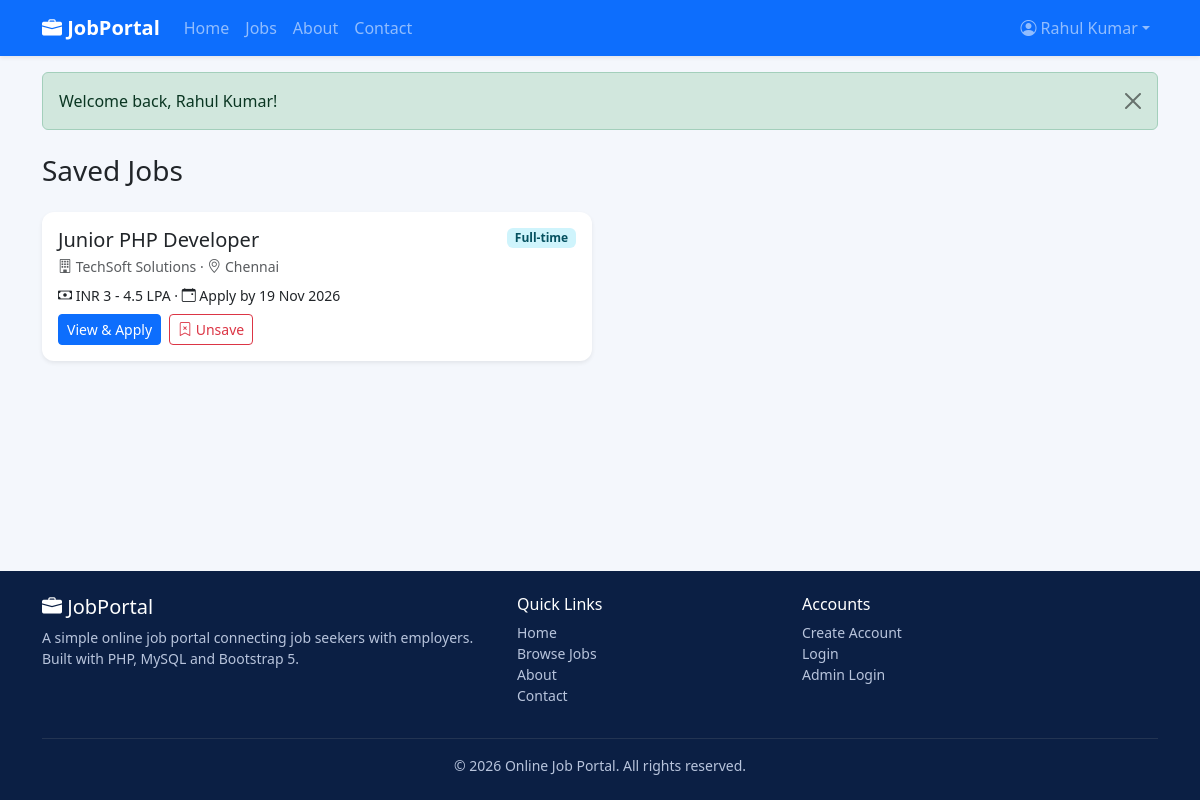
The app's page /seeker/saved.php (signed in) with its own data.
### tables this page shows
CREATE TABLE saved_jobs (
    id        INT AUTO_INCREMENT PRIMARY KEY,
    user_id   INT NOT NULL,
    job_id    INT NOT NULL,
    saved_at  TIMESTAMP DEFAULT CURRENT_TIMESTAMP,
    UNIQUE KEY uq_saved (user_id, job_id),
    CONSTRAINT fk_saved_user FOREIGN KEY (user_id) REFERENCES users(id) ON DELETE CASCADE,
    CONSTRAINT fk_saved_job  FOREIGN KEY (job_id)  REFERENCES jobs(id)  ON DELETE CASCADE
);

CREATE TABLE jobs (
    id            INT AUTO_INCREMENT PRIMARY KEY,
    employer_id   INT NOT NULL,
    category_id   INT NOT NULL,
    region_id     INT NOT NULL,
    title         VARCHAR(150) NOT NULL,
    job_type      ENUM('Full-time','Part-time','Internship','Remote') NOT NULL,
    salary        VARCHAR(100) NOT NULL,
    vacancies     INT NOT NULL DEFAULT 1,
    experience    VARCHAR(50)  NOT NULL,
    deadline      DATE NOT NULL,
    description   TEXT NOT NULL,
    requirements  TEXT NOT NULL,
    status        TINYINT NOT NULL DEFAULT 0,
    created_at    TIMESTAMP DEFAULT CURRENT_TIMESTAMP,
    updated_at    TIMESTAMP DEFAULT CURRENT_TIMESTAMP ON UPDATE CURRENT_TIMESTAMP,
    CONSTRAINT fk_jobs_employer FOREIGN KEY (employer_id) REFERENCES users(id)      ON DELETE CASCADE,
    CONSTRAINT fk_jobs_category FOREIGN KEY (category_id) REFERENCES categories(id) ON DELETE CASCADE,
    CONSTRAINT fk_jobs_region   FOREIGN KEY (region_id)   REFERENCES regions(id)    ON DELETE CASCADE,
    INDEX idx_jobs_status (status)
);

CREATE TABLE regions (
    id          INT AUTO_INCREMENT PRIMARY KEY,
    name        VARCHAR(100) NOT NULL UNIQUE,
    created_at  TIMESTAMP DEFAULT CURRENT_TIMESTAMP
);

### seeker/saved.php (the view, shortened to what this page needs)
<?php
require_once __DIR__ . '/../config/db.php';
$st = $pdo->prepare(
    'SELECT s.saved_at, j.id, j.title, j.job_type, j.salary, j.deadline, j.status,
            r.name AS region_name, COALESCE(u.company_name, u.name) AS company
     FROM saved_jobs s
     JOIN jobs j    ON j.id = s.job_id
     JOIN regions r ON r.id = j.region_id
     JOIN users u   ON u.id = j.employer_id
     WHERE s.user_id = ?
     ORDER BY s.saved_at DESC'
);
$st->execute([current_user_id()]);
$saved = $st->fetchAll();
include __DIR__ . '/../includes/header.php';
?>
<div class="container my-4">
    <h1 class="h3 mb-4">Saved Jobs</h1>
    <?php if (empty($saved)): ?>
        <div class="alert alert-info">You have no saved jobs. Click "Save Job" on any job page to bookmark it.</div>
    <?php else: ?>
        <div class="row g-3">
            <?php foreach ($saved as $j): ?>
                <div class="col-md-6">
                    <div class="card border-0 shadow-sm h-100">
                        <div class="card-body">
                            <div class="d-flex justify-content-between">
                                <h5 class="card-title mb-1"><?= e($j['title']) ?></h5>
                                <span class="badge bg-info-subtle text-info-emphasis align-self-start"><?= e($j['job_type']) ?></span>
                            </div>
                            <p class="text-muted small mb-2"><i class="bi bi-building"></i> <?= e($j['company']) ?> &middot;
                                <i class="bi bi-geo-alt"></i> <?= e($j['region_name']) ?></p>
                            <p class="small mb-2"><i class="bi bi-cash"></i> <?= e($j['salary']) ?> &middot;
                                <i class="bi bi-calendar-event"></i> Apply by <?= e(date('d M Y', strtotime($j['deadline']))) ?></p>
                            <div class="d-flex gap-2">
                                <?php if ((int) $j['status'] === 1): ?>
                                    <a href="<?= BASE_URL ?>/jobs/details.php?id=<?= (int) $j['id'] ?>" class="btn btn-sm btn-primary">View &amp; Apply</a>
                                <?php endif; ?>
                                <form method="post" action="<?= BASE_URL ?>/jobs/save.php">
                                    <button class="btn btn-sm btn-outline-danger"><i class="bi bi-bookmark-x"></i> Unsave</button>
                                </form>
                            </div>
                        </div>
                    </div>
                </div>
            <?php endforeach; ?>
        </div>
    <?php endif; ?>
</div>
<?php include __DIR__ . '/../includes/footer.php'; ?>

### assets/css/style.css (style rules this page uses)
:root { --jp-blue: #0d6efd; --jp-dark-blue: #0a3d91; --jp-light: #f4f7fc; }
body { background: var(--jp-light); font-family: "Segoe UI", system-ui, -apple-system, Roboto, Arial, sans-serif; }
.card { border-radius: 12px; }

### records on screen
saved_jobs: job.title "Junior PHP Developer", job.job_type "Full-time", company "TechSoft Solutions", regions.name "Chennai", job.salary "INR 3 - 4.5 LPA", job.deadline "19 Nov 2026"

### other values on screen
$_SESSION['user_name'] "Rahul Kumar"
$f['message'] "Welcome back, Rahul Kumar!"
